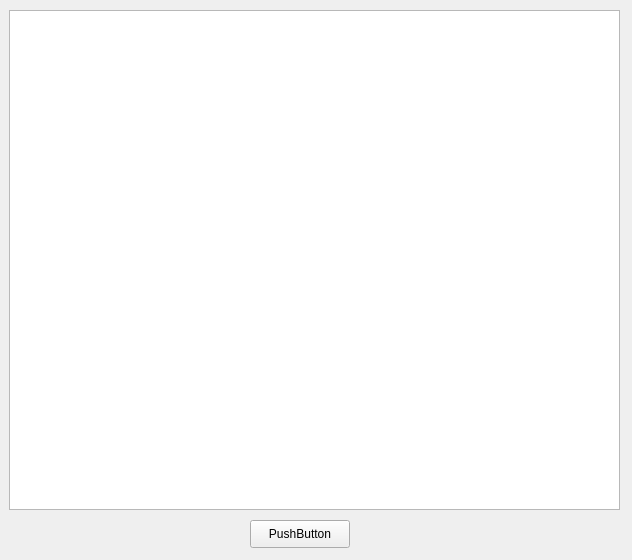
<?xml version="1.0" encoding="UTF-8"?>
<ui version="4.0">
 <class>MainWindow</class>
 <widget class="QMainWindow" name="MainWindow">
  <property name="geometry">
   <rect>
    <x>0</x>
    <y>0</y>
    <width>632</width>
    <height>560</height>
   </rect>
  </property>
  <property name="windowTitle">
   <string>MainWindow</string>
  </property>
  <widget class="QWidget" name="centralwidget">
   <widget class="QTextBrowser" name="textBrowser">
    <property name="geometry">
     <rect>
      <x>9</x>
      <y>10</y>
      <width>611</width>
      <height>500</height>
     </rect>
    </property>
   </widget>
   <widget class="QPushButton" name="cclean">
    <property name="geometry">
     <rect>
      <x>250</x>
      <y>520</y>
      <width>100</width>
      <height>28</height>
     </rect>
    </property>
    <property name="text">
     <string>PushButton</string>
    </property>
   </widget>
  </widget>
 </widget>
 <resources/>
 <connections/>
</ui>
